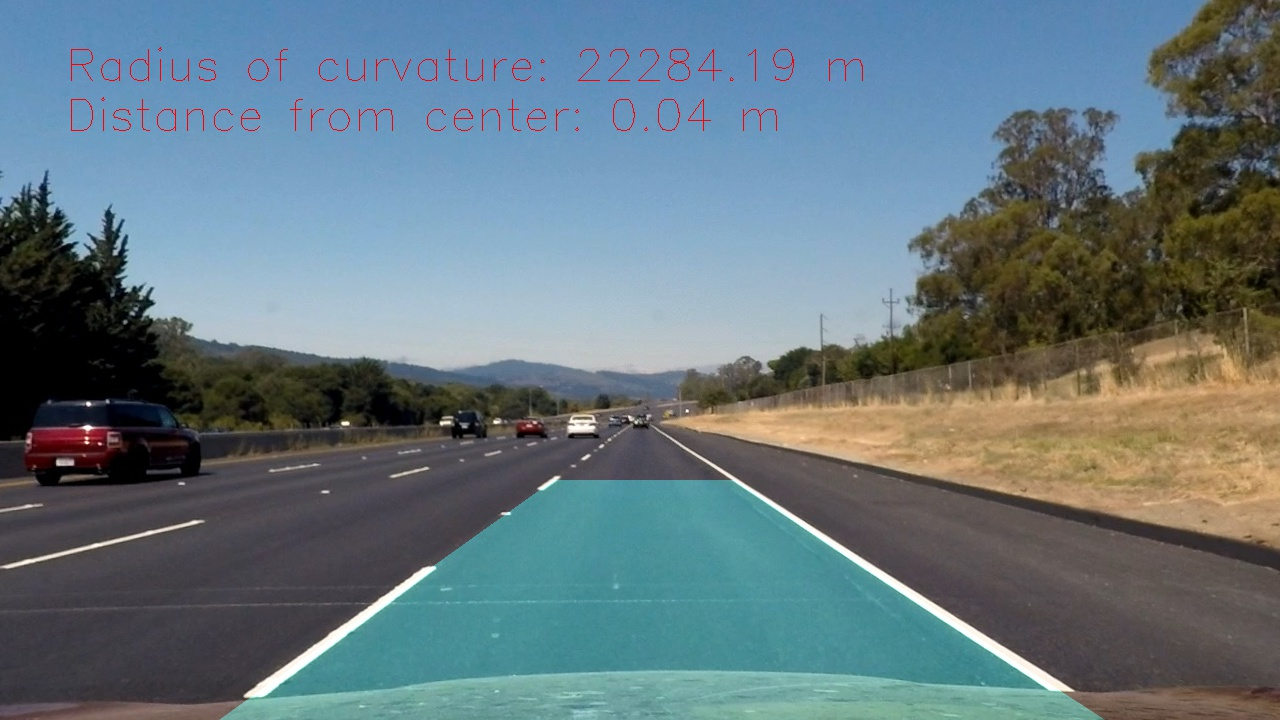
#> input picture output_images/straight_lines2.jpg, 1280 x 720 px, given as the content of the folder test_images/, which was not available
$ python p4-adv-lane-finding.py   (Python 2 division)   (older library calls are emulated)
#> lines starting #> are read from the running program, lines starting #| are printed output that depends on the picture; after the words box and inside, x2 and y2 are one past the last pixel; in counts of white or black regions, pixels touching at a corner belong together; pictures that were not available may be replaced by others from this repository, and a replacement may not be noted
#> further down, image is the input picture: shape (720, 1280, 3); mean R, G, B 100.9, 119.1, 126.6
#> (reads camera_cal/wide_dist_pickle.p from the repository)
import numpy as np
import cv2
import matplotlib.pyplot as plt
import matplotlib.image as mpimg
import glob
import pickle
import os
from moviepy.editor import VideoFileClip


# Function for plotting results
# [75 lines left out: functions plot_results, calibrate_camera, not called in this run]


# Pipeline combining color and gradient thresholding
def thresholding_pipeline(img, adv_grad=False, s_thresh=(90, 255), sxy_thresh=(20, 100),
             mag_thresh=(30, 100), dir_thresh=(0.7, 1.3)):

#> called with adv_grad = False, s_thresh = (90, 255), sxy_thresh = (20, 100), mag_thresh = (30, 100), dir_thresh = (0.7, 1.3)
    img = np.copy(img)
    # Convert to HSV color space and separate the V channel
    hls = cv2.cvtColor(img, cv2.COLOR_RGB2HLS).astype(np.float)
    h_channel = hls[:, :, 0]
    l_channel = hls[:, :, 1]
    s_channel = hls[:, :, 2]
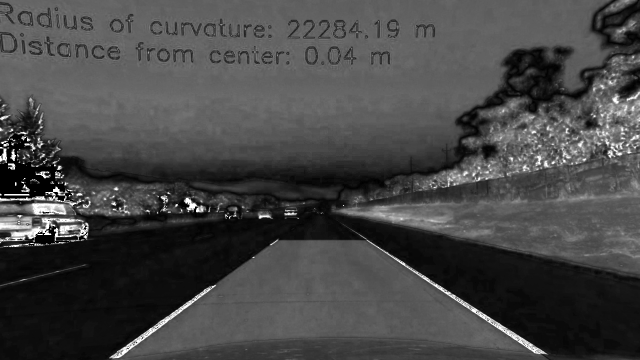
#> s_channel: shape (720, 1280) float64 (shown at 1/2 size); min 0, max 255, mean 70

    # Calculate directional gradient
    sobelx = cv2.Sobel(l_channel, cv2.CV_64F, 1, 0)  # Take the derivative in x
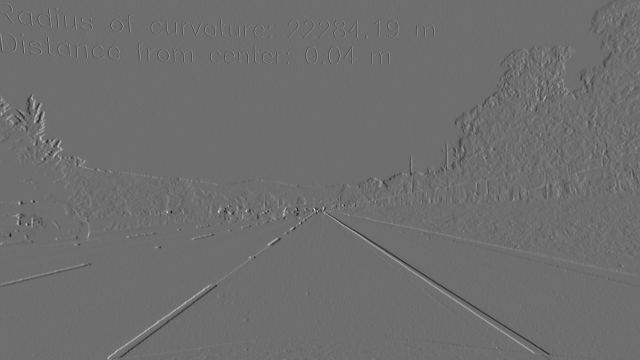
#> sobelx: shape (720, 1280) float64 (shown at 1/2 size); min -492, max 646, mean 0.1; drawn with min black and max white
    abs_sobelx = np.absolute(sobelx)  # Absolute x derivative to accentuate lines away from horizontal
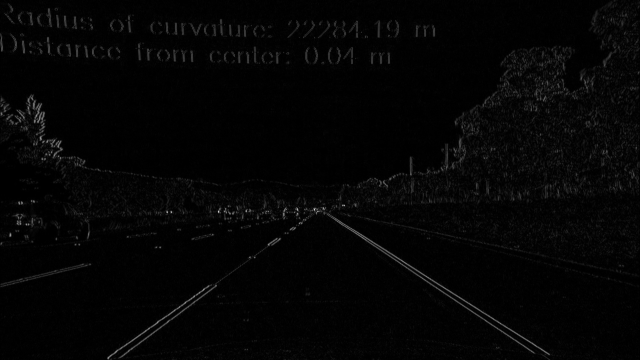
#> abs_sobelx: shape (720, 1280) float64 (shown at 1/2 size); min 0, max 646, mean 12.8; drawn with min black and max white
    scaled_sobelx = np.uint8(255 * abs_sobelx / np.max(abs_sobelx))
    # Threshold x gradient
    sxbinary = np.zeros_like(scaled_sobelx)
    sxbinary[(scaled_sobelx >= sxy_thresh[0]) & (scaled_sobelx <= sxy_thresh[1])] = 1

    if adv_grad:
        sobely = cv2.Sobel(l_channel, cv2.CV_64F, 0, 1)  # Take the derivative in y
        abs_sobely = np.absolute(sobely)  # Absolute y derivative to accentuate lines away from horizontal
        scaled_sobely = np.uint8(255 * abs_sobely / np.max(abs_sobely))
        # Threshold y gradient
        sybinary = np.zeros_like(scaled_sobely)
        sybinary[(scaled_sobely >= sxy_thresh[0]) & (scaled_sobely <= sxy_thresh[1])] = 1
        # Calculate gradient magnitude
        gradmag = np.sqrt(sobelx ** 2 + sobely ** 2)
        scale_factor = np.max(gradmag) / 255
        gradmag = (gradmag / scale_factor).astype(np.uint8)
        mag_binary = np.zeros_like(gradmag)
        mag_binary[(gradmag >= mag_thresh[0]) & (gradmag <= mag_thresh[1])] = 1
        # Calculate gradient direction
        dir_grad = np.arctan2(abs_sobely, abs_sobelx)
        dir_binary = np.zeros_like(dir_grad)
        dir_binary[(dir_grad >= dir_thresh[0]) & (dir_grad <= dir_thresh[1])] = 1
        # Combine gradient thresholds
        grad_thresh = np.zeros_like(dir_binary)
        grad_thresh[((sxbinary == 1) & (sybinary == 1)) | ((mag_binary == 1) & (dir_binary == 1))] = 1
    else:
        grad_thresh = sxbinary

    # Threshold color channel
    s_binary = np.zeros_like(s_channel)
    s_binary[(s_channel >= s_thresh[0]) & (s_channel <= s_thresh[1])] = 1
    # TODO: experiment with H channel
    # h_binary = np.zeros_like(h_channel)
    # h_binary[(h_channel >= s_thresh[0]) & (h_channel <= s_thresh[1])] = 1

    # Stack each channel
    # Note color_binary[:, :, 0] is all 0s, effectively an all black image. It might
    # be beneficial to replace this channel with something else.
    color_binary = np.dstack((np.zeros_like(grad_thresh), grad_thresh, s_binary))

    # Combine the two binary thresholds
    combined_binary = np.zeros_like(grad_thresh)
    combined_binary[(s_binary == 1) | (grad_thresh == 1)] = 1

    return combined_binary, color_binary


# Region of interest
# [23 lines left out: function region_of_interest, not called in this run]


# Apply perspective transformation to bird's eye view
def perspective_transform(img, src_mask, dst_mask, plot=True):

    img_size = (img.shape[1], img.shape[0])
    src = np.float32(src_mask)
    dst = np.float32(dst_mask)
    M = cv2.getPerspectiveTransform(src, dst)
    warped_img = cv2.warpPerspective(img, M, img_size, flags=cv2.INTER_LINEAR)

    # Visualize perspective transform
    if plot:
        src_mask_reshaped = src_mask.reshape((-1, 1, 2))
        dst_mask_reshaped = dst_mask.reshape((-1, 1, 2))
        img_poly = cv2.polylines(img, [src_mask_reshaped], True, (0, 255, 255), thickness=3)
        img_warped_poly = cv2.polylines(warped_img, [dst_mask_reshaped], True, (0, 255, 255), thickness=3)
        plot_results(img_poly, img_warped_poly, "Original Image", "Warped Image")

    return warped_img


# Implement Sliding Windows and Fit a Polynomial
def sliding_windows(binary_warped, nwindows=9, plot=False):
    # TODO: make more robust?
    # Assuming you have created a warped binary image called "binary_warped"
    # Take a histogram of the bottom half of the image
    histogram = np.sum(binary_warped[binary_warped.shape[0]/2:, :], axis=0)
    # Create an output image to draw on and visualize the result
    out_img = np.dstack((binary_warped, binary_warped, binary_warped))*255
    # Find the peak of the left and right halves of the histogram
    # These will be the starting point for the left and right lines
    midpoint = np.int(histogram.shape[0]/2)
    leftx_base = np.argmax(histogram[:midpoint])
    rightx_base = np.argmax(histogram[midpoint:]) + midpoint

    # Set height of windows
    window_height = np.int(binary_warped.shape[0]/nwindows)
    # Identify the x and y positions of all nonzero pixels in the image
    nonzero = binary_warped.nonzero()
    nonzeroy = np.array(nonzero[0])
    nonzerox = np.array(nonzero[1])
    # Current positions to be updated for each window
    leftx_current = leftx_base
    rightx_current = rightx_base
    # Set the width of the windows +/- margin
    margin = 100
    # Set minimum number of pixels found to recenter window
    minpix = 50
    # Create empty lists to receive left and right lane pixel indices
    left_lane_inds = []
    right_lane_inds = []

    # Step through the windows one by one
    for window in range(nwindows):
        # Identify window boundaries in x and y (and right and left)
        win_y_low = binary_warped.shape[0] - (window+1)*window_height
        win_y_high = binary_warped.shape[0] - window*window_height
        win_xleft_low = leftx_current - margin
        win_xleft_high = leftx_current + margin
        win_xright_low = rightx_current - margin
        win_xright_high = rightx_current + margin
        # Draw the windows on the visualization image
        cv2.rectangle(out_img,(win_xleft_low,win_y_low),(win_xleft_high,win_y_high),(0,255,0), 2)
        cv2.rectangle(out_img,(win_xright_low,win_y_low),(win_xright_high,win_y_high),(0,255,0), 2)
        # Identify the nonzero pixels in x and y within the window
        good_left_inds = ((nonzeroy >= win_y_low) & (nonzeroy < win_y_high) & (nonzerox >= win_xleft_low) & (nonzerox < win_xleft_high)).nonzero()[0]
        good_right_inds = ((nonzeroy >= win_y_low) & (nonzeroy < win_y_high) & (nonzerox >= win_xright_low) & (nonzerox < win_xright_high)).nonzero()[0]
        # Append these indices to the lists
        left_lane_inds.append(good_left_inds)
        right_lane_inds.append(good_right_inds)
        # If you found > minpix pixels, recenter next window on their mean position
        if len(good_left_inds) > minpix:
            leftx_current = np.int(np.mean(nonzerox[good_left_inds]))
        if len(good_right_inds) > minpix:
            rightx_current = np.int(np.mean(nonzerox[good_right_inds]))

    # Concatenate the arrays of indices
    left_lane_inds = np.concatenate(left_lane_inds)
    right_lane_inds = np.concatenate(right_lane_inds)

    # Extract left and right line pixel positions
    leftx = nonzerox[left_lane_inds]
    lefty = nonzeroy[left_lane_inds]
    rightx = nonzerox[right_lane_inds]
    righty = nonzeroy[right_lane_inds]

    # Fit a second order polynomial to each
    left_fit = np.polyfit(lefty, leftx, 2)
    right_fit = np.polyfit(righty, rightx, 2)

    # Visualization
    if plot:
        # Generate x and y values for plotting
        ploty = np.linspace(0, binary_warped.shape[0]-1, binary_warped.shape[0])
        left_fitx = left_fit[0]*ploty**2 + left_fit[1]*ploty + left_fit[2]
        right_fitx = right_fit[0]*ploty**2 + right_fit[1]*ploty + right_fit[2]

        out_img[nonzeroy[left_lane_inds], nonzerox[left_lane_inds]] = [255, 0, 0]
        out_img[nonzeroy[right_lane_inds], nonzerox[right_lane_inds]] = [0, 0, 255]
        plt.imshow(out_img)
        plt.plot(left_fitx, ploty, color='yellow')
        plt.plot(right_fitx, ploty, color='yellow')
        plt.xlim(0, 1280)
        plt.ylim(720, 0)

        plt.show()

    return left_fit, right_fit


# Skip the sliding windows step once you know where the lines are
def fit_polynomial(binary_warped, left_fit, right_fit, plot=False):
    # Assume you now have a new warped binary image
    # from the next frame of video (also called "binary_warped")
    # It's now much easier to find line pixels!
    nonzero = binary_warped.nonzero()
    nonzeroy = np.array(nonzero[0])
    nonzerox = np.array(nonzero[1])
    margin = 100
    left_lane_inds = ((nonzerox > (left_fit[0]*(nonzeroy**2) + left_fit[1]*nonzeroy + left_fit[2] - margin)) & (nonzerox < (left_fit[0]*(nonzeroy**2) + left_fit[1]*nonzeroy + left_fit[2] + margin)))
    right_lane_inds = ((nonzerox > (right_fit[0]*(nonzeroy**2) + right_fit[1]*nonzeroy + right_fit[2] - margin)) & (nonzerox < (right_fit[0]*(nonzeroy**2) + right_fit[1]*nonzeroy + right_fit[2] + margin)))

    # Again, extract left and right line pixel positions
    leftx = nonzerox[left_lane_inds]
    lefty = nonzeroy[left_lane_inds]
    rightx = nonzerox[right_lane_inds]
    righty = nonzeroy[right_lane_inds]
    # Fit a second order polynomial to each
    left_fit = np.polyfit(lefty, leftx, 2)
    right_fit = np.polyfit(righty, rightx, 2)
    # Generate x and y values for plotting
    ploty = np.linspace(0, binary_warped.shape[0]-1, binary_warped.shape[0])
    left_fitx = left_fit[0]*ploty**2 + left_fit[1]*ploty + left_fit[2]
    right_fitx = right_fit[0]*ploty**2 + right_fit[1]*ploty + right_fit[2]
    # Visualization
    if plot:
        # Create an image to draw on and an image to show the selection window
        out_img = np.dstack((binary_warped, binary_warped, binary_warped))*255
        window_img = np.zeros_like(out_img)
        # Color in left and right line pixels
        out_img[nonzeroy[left_lane_inds], nonzerox[left_lane_inds]] = [255, 0, 0]
        out_img[nonzeroy[right_lane_inds], nonzerox[right_lane_inds]] = [0, 0, 255]

        # Generate a polygon to illustrate the search window area
        # And recast the x and y points into usable format for cv2.fillPoly()
        left_line_window1 = np.array([np.transpose(np.vstack([left_fitx-margin, ploty]))])
        left_line_window2 = np.array([np.flipud(np.transpose(np.vstack([left_fitx+margin, ploty])))])
        left_line_pts = np.hstack((left_line_window1, left_line_window2))
        right_line_window1 = np.array([np.transpose(np.vstack([right_fitx-margin, ploty]))])
        right_line_window2 = np.array([np.flipud(np.transpose(np.vstack([right_fitx+margin, ploty])))])
        right_line_pts = np.hstack((right_line_window1, right_line_window2))

        # Draw the lane onto the warped blank image
        cv2.fillPoly(window_img, np.int_([left_line_pts]), (0,255, 0))
        cv2.fillPoly(window_img, np.int_([right_line_pts]), (0,255, 0))
        result = cv2.addWeighted(out_img, 1, window_img, 0.3, 0)
        plt.imshow(result)
        plt.plot(left_fitx, ploty, color='yellow')
        plt.plot(right_fitx, ploty, color='yellow')
        plt.xlim(0, 1280)
        plt.ylim(720, 0)

        plt.show()

    return left_fit, right_fit, lefty, leftx, righty, rightx


# Measure curvature and return curve radius in meter
def measure_curvature(binary_warped, left_fit, right_fit, lefty, leftx, righty, rightx, bottom_right, bottom_left):
    # Now we have polynomial fits and we can calculate the radius of curvature as follows
    # Define y-value where we want radius of curvature
    # Choose the maximum y-value, corresponding to the bottom of the image
    ploty = np.linspace(0, binary_warped.shape[0]-1, binary_warped.shape[0])
    y_eval = np.max(ploty)
    left_curverad = ((1 + (2*left_fit[0]*y_eval + left_fit[1])**2)**1.5) / np.absolute(2*left_fit[0])
    right_curverad = ((1 + (2*right_fit[0]*y_eval + right_fit[1])**2)**1.5) / np.absolute(2*right_fit[0])
    # print(left_curverad, right_curverad)

    # Define conversions in x and y from pixels space to meters
    ym_per_pix = 30/720  # meters per pixel in y dimension
    xm_per_pix = 3.7/(bottom_right[0] - bottom_left[0])  # meters per pixel in x dimension (160 to 1190 = 1030 px)

    # Fit new polynomials to x,y in world space
    left_fit_cr = np.polyfit(lefty * ym_per_pix, leftx * xm_per_pix, 2)
    right_fit_cr = np.polyfit(righty * ym_per_pix, rightx * xm_per_pix, 2)
    # Calculate the new radii of curvature
    left_curverad = ((1 + (2*left_fit_cr[0]*y_eval*ym_per_pix + left_fit_cr[1])**2)**1.5) / np.absolute(2*left_fit_cr[0])
    right_curverad = ((1 + (2*right_fit_cr[0]*y_eval*ym_per_pix + right_fit_cr[1])**2)**1.5) / np.absolute(2*right_fit_cr[0])
    # Now our radius of curvature is in meters
    # print(left_curverad, 'm', right_curverad, 'm')

    return left_curverad, right_curverad


# Warp lane line projection back to original image
# [26 lines left out: function project_lanelines, not called in this run]


# Main lane finding pipeline applying all functions above
def main_pipeline(input):

    # Step 1 Camera calibration: prepare for distortion correction of images
    calibrate_camera_first_time = False

    if calibrate_camera_first_time:
        mtx, dist = calibrate_camera(9, 6, "camera_cal/", plot=True)
    else:
        dist_pickle = pickle.load(open("camera_cal/wide_dist_pickle.p", "rb"))
        mtx = dist_pickle["mtx"]
        dist = dist_pickle["dist"]

    # Step 2 Distortion correction: Import original image and undistort.
    image = cv2.undistort(input, mtx, dist, None, mtx)
    # plot_results(input, image, "Original Image", "Undistorted Image")

    # Step 3 Thresholding: various combinations of color and gradient thresholds to generate a binary image
    # TODO: experiment with thresholds, when using different input images
    binary_image, color_binary = thresholding_pipeline(image, adv_grad=False, s_thresh=(90, 255), sxy_thresh=(20, 100))
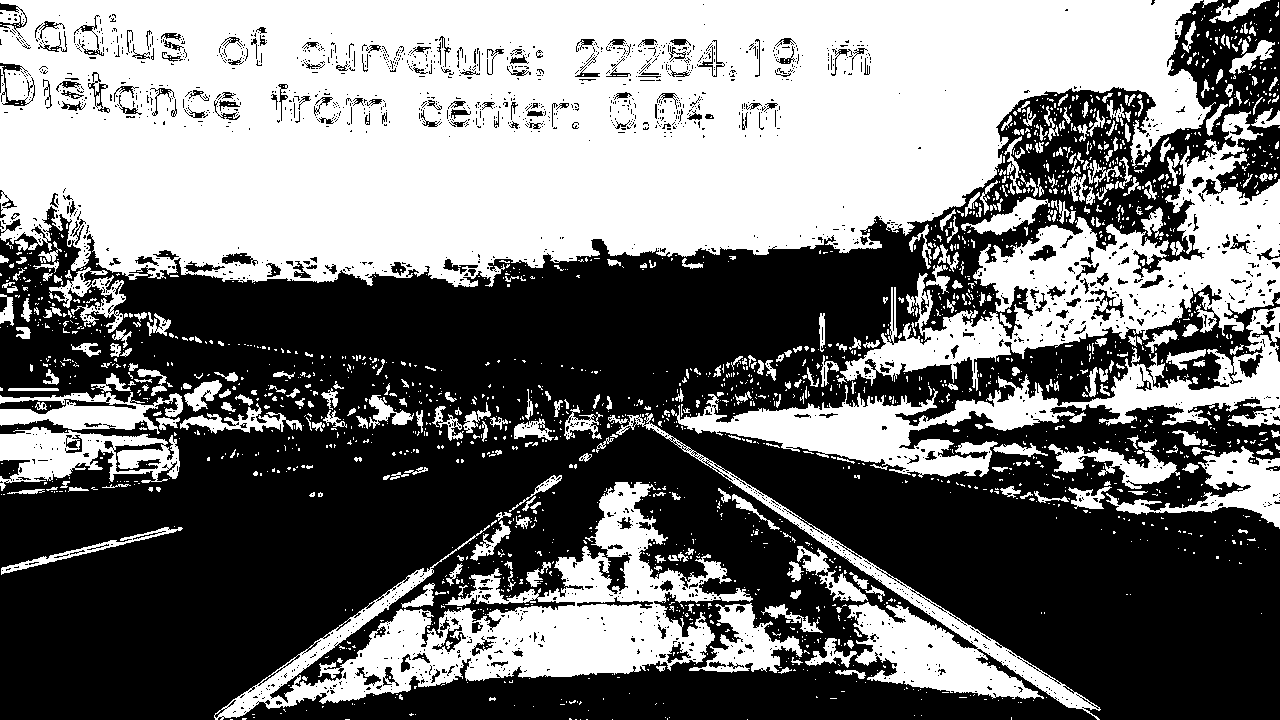
#> binary_image: shape (720, 1280); values 0 (black) and 1 (white), 46.8% white; 2057 white regions (1715 under 20 px), largest, box (x1, y1, x2, y2) and area: (0, 0, 1216, 287) 263700, (214, 482, 753, 720) 35009, (840, 111, 1280, 391) 34732
    # plot_results(color_binary, binary_image, "Color+gradient thresh", "Binary Image")

    # Step 4.1 Perspective transform on original image:
    # TODO: following values are optimized on test image 'straight_lines2.jpg'
    top_left = [540, 480]
    top_right = [754, 480]
    bottom_right = [1190, 718]
    bottom_left = [160, 718]
    src_mask = np.array([[(top_left[0], top_left[1]),
                          (top_right[0], top_right[1]),
                          (bottom_right[0], bottom_right[1]),
                          (bottom_left[0], bottom_left[1])]], np.int32)
    dst_mask = np.array([[(bottom_left[0], 0),
                          (bottom_right[0], 0),
                          (bottom_right[0], bottom_right[1]),
                          (bottom_left[0], bottom_left[1])]], np.int32)
    image_warped = perspective_transform(image, src_mask, dst_mask, plot=False)
#> (the rest of the program and of its run is left out)
